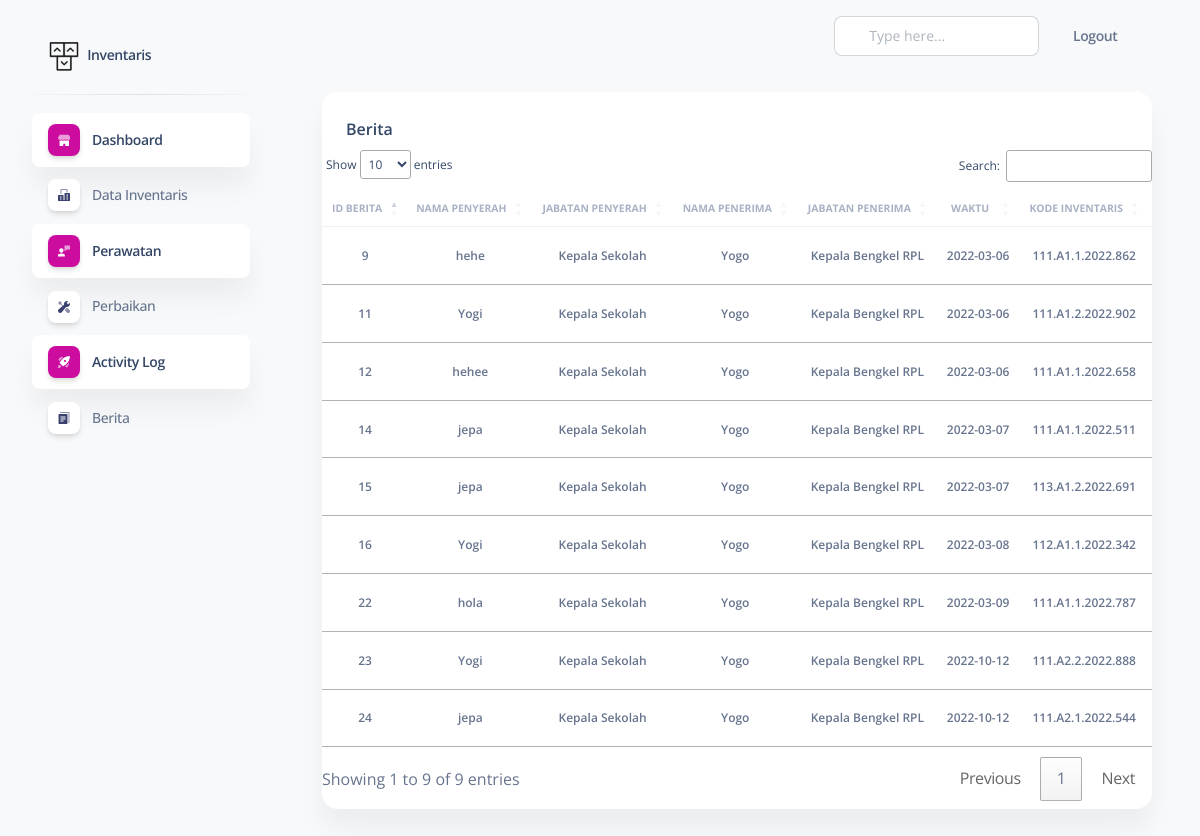
The page /includes/manager/index.php?page=data-ber (signed in) on the database its author committed.
### tables this page shows
CREATE TABLE `berita` (
  `id_berita` int(11) NOT NULL,
  `nama_penyerah` varchar(100) NOT NULL,
  `jabatan_penyerah` varchar(100) NOT NULL,
  `nama_penerima` varchar(100) NOT NULL,
  `jabatan_penerima` varchar(100) NOT NULL,
  `waktu` date NOT NULL,
  `id_inventaris` int(11) NOT NULL
);

CREATE TABLE `inventaris` (
  `id_inventaris` int(11) NOT NULL,
  `nama` varchar(100) NOT NULL,
  `kondisi` varchar(100) NOT NULL,
  `keterangan` varchar(100) NOT NULL,
  `nomor` int(11) NOT NULL,
  `jumlah` int(11) NOT NULL,
  `tanggal_register` date NOT NULL,
  `tahun_anggaran` int(11) NOT NULL,
  `id_dana` int(11) NOT NULL,
  `kode_inventaris` varchar(150) NOT NULL,
  `kode_jenis` varchar(100) NOT NULL,
  `id_ruang` int(11) NOT NULL,
  `id_level` int(11) NOT NULL,
  `kode_jurusan` int(11) NOT NULL,
  `berita` int(11) DEFAULT NULL
);

### includes/manager/berita/data_ber.php (the view, shortened to what this page needs)
<!DOCTYPE html>
<html lang="en">
<head>
  <link rel="stylesheet" type="text/css" href="https://cdnjs.cloudflare.com/ajax/libs/twitter-bootstrap/5.0.1/css/bootstrap.min.css">
<link rel="stylesheet" type="text/css" href="https://cdn.datatables.net/1.11.4/css/dataTables.bootstrap5.min.css">
  <link href="../../assets/css/nucleo-icons.css" rel="stylesheet" />
  <link href="../../assets/css/nucleo-svg.css" rel="stylesheet" />
  <link href="../../assets/css/nucleo-svg.css" rel="stylesheet" />
  <link id="pagestyle" href="../../assets/css/soft-ui-dashboard.css?v=1.0.3" rel="stylesheet" />
</head>
<body class="g-sidenav-show  bg-gray-100">
    <div class="container-fluid py-4">
      <div class="row">
        <div class="col-12">
          <div class="card mb-4">
            <div class="card-header pb-0">
              <h6>Berita</h6>
            </div>
            <div class="card-body px-0 pt-0 pb-2">
              <div class="table-responsive p-0">
                <table class="table align-items-center mb-0" id="example">
                  <thead>
                    <tr align="center">
                      <th class="text-uppercase text-secondary text-xxs font-weight-bolder opacity-7">ID BERITA</th>
                      <th class="text-uppercase text-secondary text-xxs font-weight-bolder opacity-7 ps-2">NAMA PENYERAH</th>
                      <th class="text-center text-uppercase text-secondary text-xxs font-weight-bolder opacity-7">JABATAN PENYERAH</th>
                      <th class="text-center text-uppercase text-secondary text-xxs font-weight-bolder opacity-7">NAMA PENERIMA</th>
                        <th class="text-center text-uppercase text-secondary text-xxs font-weight-bolder opacity-7">JABATAN PENERIMA</th>
                          <th class="text-center text-uppercase text-secondary text-xxs font-weight-bolder opacity-7">WAKTU</th>
                            <th class="text-center text-uppercase text-secondary text-xxs font-weight-bolder opacity-7">KODE INVENTARIS</th>
                            <th class="text-center text-uppercase text-secondary text-xxs font-weight-bolder opacity-7">NAMA BARANG</th>
                    </tr>
                  </thead>
                  <tbody>
<?php
    include '../../config/config.php';
    $data = mysqli_query($conn,"SELECT berita.*,inventaris.kode_inventaris,inventaris.kode_jurusan,inventaris.nama ,inventaris.jumlah FROM berita INNER JOIN inventaris ON inventaris.id_inventaris = berita.id_inventaris");
    while($d = mysqli_fetch_array($data)){
      ?>
                    <tr>
                       <td align="center">
                        <p class="text-xs font-weight-bold mb-0"><?php echo $d['id_berita']; ?></p>
                      </td>
                       <td align="center">
                        <p class="text-xs font-weight-bold mb-0"><?php echo $d['nama_penyerah']; ?></p>
                      </td>
                      <td align="center">
                        <p class="text-xs font-weight-bold mb-0"><?php echo $d['jabatan_penyerah']; ?></p>
                        </td>
                    <td align="center">
                        <p class="text-xs font-weight-bold mb-0"><?php echo $d['nama_penerima']; ?></p>
                       </td>
                      <td align="center">
                        <p class="text-xs font-weight-bold mb-0"><?php echo $d['jabatan_penerima']; ?></p>
                        </td>
                          <td align="center">
                        <p class="text-xs font-weight-bold mb-0"><?php echo $d['waktu']; ?></p>
                        </td>
                          <td align="center">
                        <p class="text-xs font-weight-bold mb-0"><?php echo $d['kode_inventaris']; ?></p>
                        </td>
                    <td align="center">
                       </td>
                    </tr>
                      <?php
    }
    ?>
                  </tbody>
                </table>
            </div>
          </div>
        </div>
      </div>
    </div>
  </main>
</body>
</html>

### rows shown on the page
berita: id_berita "9", nama_penyerah "hehe", jabatan_penyerah "Kepala Sekolah", nama_penerima "Yogo", jabatan_penerima "Kepala Bengkel RPL", waktu "2022-03-06", id_inventaris.kode_inventaris "111.A1.1.2022.862"
berita: id_berita "11", nama_penyerah "Yogi", jabatan_penyerah "Kepala Sekolah", nama_penerima "Yogo", jabatan_penerima "Kepala Bengkel RPL", waktu "2022-03-06", id_inventaris.kode_inventaris "111.A1.2.2022.902"
berita: id_berita "12", nama_penyerah "hehee", jabatan_penyerah "Kepala Sekolah", nama_penerima "Yogo", jabatan_penerima "Kepala Bengkel RPL", waktu "2022-03-06", id_inventaris.kode_inventaris "111.A1.1.2022.658"
berita: id_berita "14", nama_penyerah "jepa", jabatan_penyerah "Kepala Sekolah", nama_penerima "Yogo", jabatan_penerima "Kepala Bengkel RPL", waktu "2022-03-07", id_inventaris.kode_inventaris "111.A1.1.2022.511"
berita: id_berita "15", nama_penyerah "jepa", jabatan_penyerah "Kepala Sekolah", nama_penerima "Yogo", jabatan_penerima "Kepala Bengkel RPL", waktu "2022-03-07", id_inventaris.kode_inventaris "113.A1.2.2022.691"
berita: id_berita "16", nama_penyerah "Yogi", jabatan_penyerah "Kepala Sekolah", nama_penerima "Yogo", jabatan_penerima "Kepala Bengkel RPL", waktu "2022-03-08", id_inventaris.kode_inventaris "112.A1.1.2022.342"
berita: id_berita "22", nama_penyerah "hola", jabatan_penyerah "Kepala Sekolah", nama_penerima "Yogo", jabatan_penerima "Kepala Bengkel RPL", waktu "2022-03-09", id_inventaris.kode_inventaris "111.A1.1.2022.787"
berita: id_berita "23", nama_penyerah "Yogi", jabatan_penyerah "Kepala Sekolah", nama_penerima "Yogo", jabatan_penerima "Kepala Bengkel RPL", waktu "2022-10-12", id_inventaris.kode_inventaris "111.A2.2.2022.888"
berita: id_berita "24", nama_penyerah "jepa", jabatan_penyerah "Kepala Sekolah", nama_penerima "Yogo", jabatan_penerima "Kepala Bengkel RPL", waktu "2022-10-12", id_inventaris.kode_inventaris "111.A2.1.2022.544"
